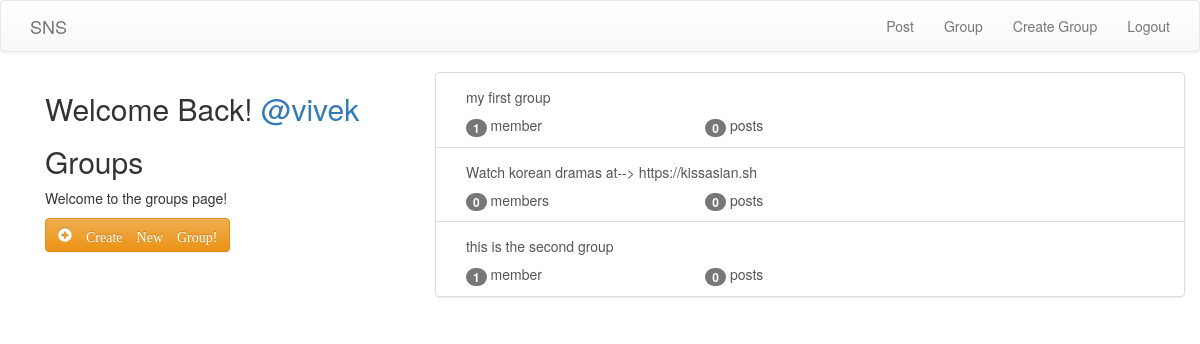
Screenshot of /groups/ (signed in) with the database file from the repository.
### groups/models.py (models this page shows, shortened)
class Group(models.Model):
    name = models.CharField(max_length=200, unique=True)
    slug = models.SlugField(allow_unicode=True, unique=True)
    description = models.TextField(blank=True, default='')
    description_html = models.TextField(editable=False, default='', blank=True)
    members = models.ManyToManyField(User, through='GroupMember')
    class Meta:
        ordering = ['name']

### groups/views.py (the view)
# urls.py: path('', views.ListGroup.as_view(), name='all'),
class ListGroup(ListView):
    model = Group

### groups/templates/groups/group_list.html
{% extends 'groups/group_base.html' %}
{% block pregroup %}
    <div class="col-md-4">
        <div class="content">
            {% if user.is_authenticated %}
                <h2> Welcome Back! <a href="{% url 'posts:for_user' username=user.username %}"> @{{user.username}}</a>
            {% endif %}
            <h2>Groups</h2>
            <p>Welcome to the groups page!</p>
        </div>
        {% if user.is_authenticated %}
            <a href="{% url 'groups:create' %}" class="btn btn-md btn-fill btn-warning"><span class="glyphicon glyphicon-plus-sign"> Create New Group!</span></a>
        {% endif %}
    </div>
{% endblock  %}
{% block group_content %}
    <div class="col-md-8">
        <div class="list-group">
            {% for group in object_list %}
                <a class="list-group-item" href="{% url 'groups:single' slug=group.slug %}">
                    <h3 class="title list-group-item-heading"> {{groups.name}} </h2>
                    <div class="list-group-item-text container-fluid">
                        {{group.description_html|safe}}
                        <div class="row">
                            <div class="col-md-4">
                                <span class="badge">{{group.members.count}}</span>
                                member{{group.members.count|pluralize}}
                            </div>
                            <div class="col-md-4">
                                <span class="badge">{{group.posts.count}}</span>
                                post{{group.posts.count|pluralize}}
                            </div>
                        </div>
                    </div>
                </a>
            {% endfor %}
        </div>
    </div>
{% endblock  %}

### rows the page displays
Group: description_html "my first group", members.count "1", posts.count "0"
Group: description_html "Watch korean dramas at--> https://kissasian.sh", members.count "0", posts.count "0"
Group: description_html "this is the second group", members.count "1", posts.count "0"

### other values shown
{{ user.username }} "vivek"
